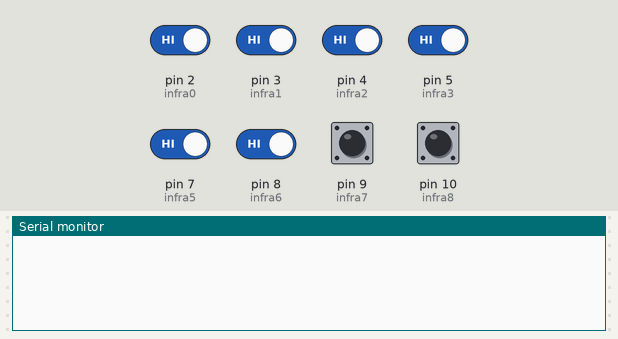
A sketch run on a simulated Arduino Uno, built with avr-gcc and run on an emulated ATmega328P. On the bench: the last lines printed to the serial monitor. The inputs (shaded band) are chosen by the test bench; at power-on: pin 2 (infra0), pin 3 (infra1), pin 4 (infra2), pin 5 (infra3), pin 7 (infra5), pin 8 (infra6), pin 9 (infra7), pin 10 (infra8) HIGH.

Above: at 2.8 s.
2.9 s: pin 2 (infra0) driven LOW
At 3.7 s:
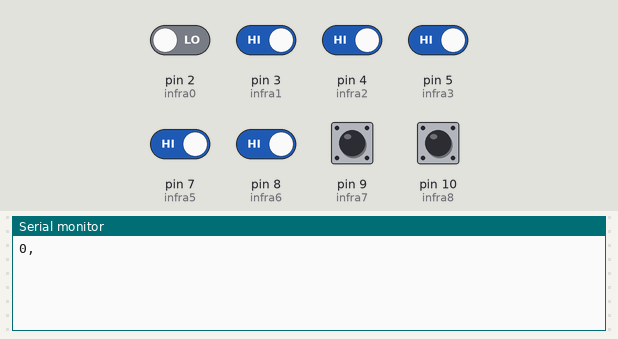
5.5 s: pin 3 (infra1) driven LOW
At 6.8 s:
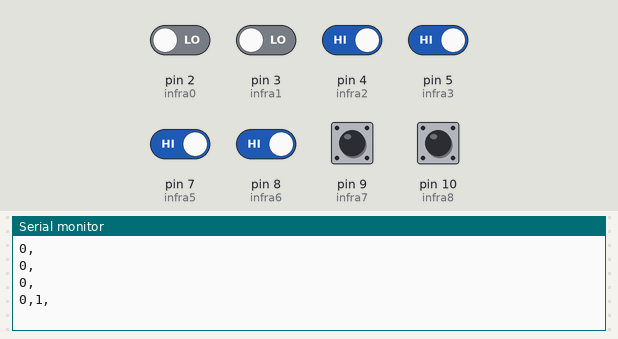
8.5 s: pin 4 (infra2) driven LOW
At 9.5 s:
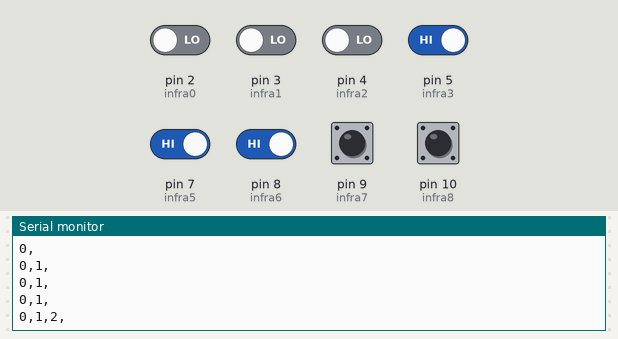
11.5 s: pin 5 (infra3) driven LOW
At 12.8 s:
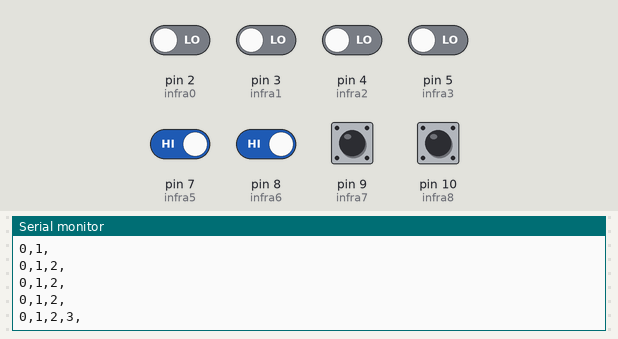
14.5 s: pin 7 (infra5) driven LOW
At 15.8 s:
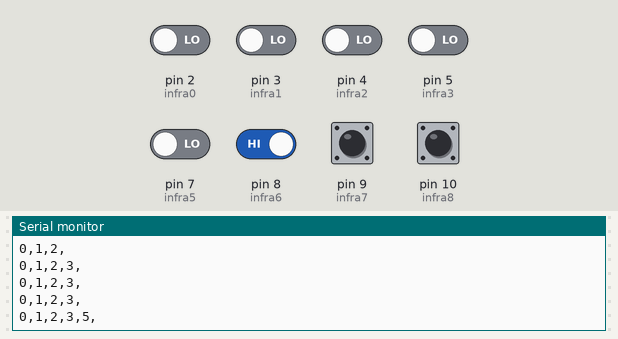
17.5 s: pin 8 (infra6) driven LOW
At 18.8 s:
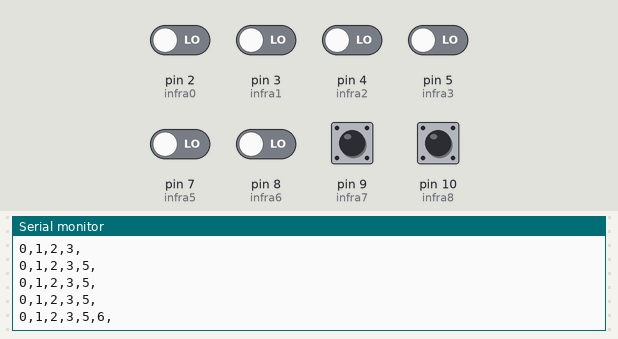

Measured:
- after the input at 2.9 s, the serial monitor: prints a new line after 0.10 s (image 1)
- after the input at 5.5 s, the serial monitor: prints a new line after 0.50 s (image 2)
- after the input at 8.5 s, the serial monitor: prints a new line after 0.50 s (image 3)
- after the input at 11.5 s, the serial monitor: prints a new line after 0.50 s (image 4)
- after the input at 14.5 s, the serial monitor: prints a new line after 0.50 s (image 5)
- after the input at 17.5 s, the serial monitor: prints a new line after 0.50 s (image 6)

The sketch:

botons.ino
```cpp
int infra0 = 2;
int infra1 = 3;
int infra2 = 4;
int infra3 = 5;
int infra5 = 7;
int infra6 = 8;
int infra7 = 9;
int infra8 = 10;


void setup() {
  // put your setup code here, to run once:
  pinMode(infra0, INPUT);
  pinMode(infra1, INPUT);
  pinMode(infra2, INPUT);
  pinMode(infra3, INPUT);
  pinMode(infra5, INPUT);
  pinMode(infra6, INPUT);
  pinMode(infra7, INPUT);
  pinMode(infra8, INPUT);
  Serial.begin(9600);
}

void loop() {
  // put your main code here, to run repeatedly:
  int estat0 = digitalRead(infra0);
  int estat1 = digitalRead(infra1);
  int estat2 = digitalRead(infra2);
  int estat3 = digitalRead(infra3);
  int estat5 = digitalRead(infra5);
  int estat6 = digitalRead(infra6);
  int estat7 = digitalRead(infra7);
  int estat8 = digitalRead(infra8);


  if (estat0 == LOW) {
    Serial.print("0,");
  }
  if (estat1 == LOW) {
    Serial.print("1,");
  }

  if (estat2 == LOW) {
    Serial.print("2,");
  }

  if (estat3 == LOW) {
    Serial.print("3,");
  }

  if (estat5 == LOW) {
    Serial.print("5,");
  }

  if (estat6 == LOW) {
    Serial.print("6,");
  }

  if (estat7 == LOW) {
    Serial.print("7,");
  }

  if (estat8 == LOW) {
    Serial.print("8,");
  }

  Serial.println("");
  delay(1000);
}
```
